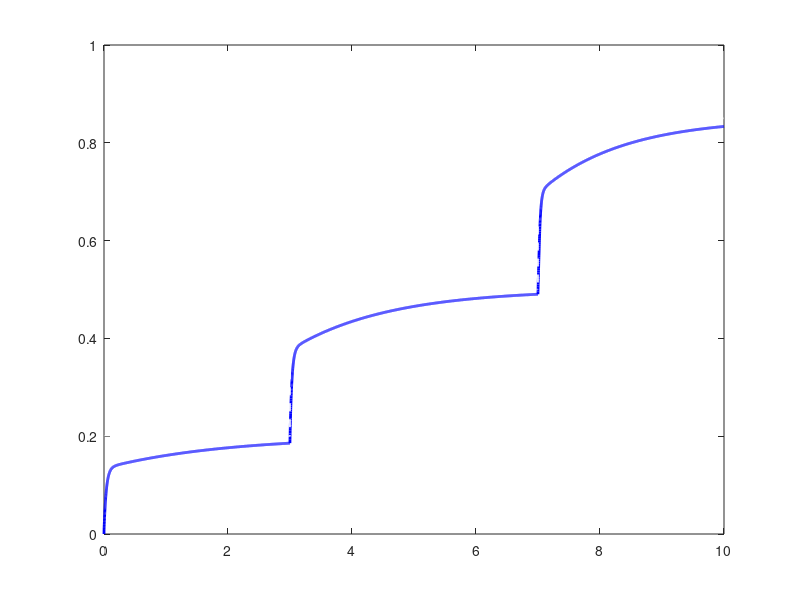

This chart was generated by the following MATLAB code: (Note: this script raises an error after producing the figure.)

%% Plant — K = 1 , tau = 0.1 
K   = 1;
tau = 0.1;
G   = tf(K, [tau 1]);

%% PID Gains per Zone — re-tuned for tau = 0.1

% Zone 1 : throttle < 0.3  (low speed)
% Zone 2 : throttle < 0.7  (mid speed)
% Zone 3 : throttle >= 0.7 (high speed)

Zone(1).Kp = 2.;  Zone(1).Ki = 1.5;  Zone(1).Kd = 0.01;
Zone(2).Kp = 3.0;  Zone(2).Ki = 2.5;  Zone(2).Kd = 0.02;
Zone(3).Kp = 4.5;  Zone(3).Ki = 4;  Zone(3).Kd = 0.03;

fprintf('  1  | < 0.30         |  %.2f   %.2f   %.3f\n', Zone(1).Kp, Zone(1).Ki, Zone(1).Kd);
fprintf('  2  | 0.30 – 0.70    |  %.2f   %.2f   %.3f\n', Zone(2).Kp, Zone(2).Ki, Zone(2).Kd);
fprintf('  3  | >= 0.70        |  %.2f   %.2f   %.3f\n', Zone(3).Kp, Zone(3).Ki, Zone(3).Kd);

%% Time settings
% tau=0.1 plant settles ~5*tau = 0.5s per zone, so t_end=10s gives
% enough room for all three zones to fully settle
dt = 0.001;
t  = 0:dt:10;

%% Throttle profile (step sequence)
throttle = zeros(size(t));
throttle(t < 3)              = 0.2;    % Zone 1
throttle(t >= 3 & t < 7)    = 0.5;    % Zone 2
throttle(t >= 7)             = 0.85;   % Zone 3

%% Initialize variables
y        = zeros(size(t));
e_prev   = 0;
integral = 0;
zone_log = zeros(size(t));
z_prev   = 1;

%% Simulation loop
for i = 2:length(t)

    % Current error
    e = throttle(i) - y(i-1);

    % -------- Gain Selection (ZONE SWITCHING) --------
    if throttle(i) < 0.3
        z = 1;
    elseif throttle(i) < 0.7
        z = 2;
    else
        z = 3;
    end

    % Reset integrator on zone switch to prevent wind-up carry-over
    if z ~= z_prev
        integral = 0;
    end
    z_prev = z;

    Kp = Zone(z).Kp;
    Ki = Zone(z).Ki;
    Kd = Zone(z).Kd;
    zone_log(i) = z;

    % -------- PID Control --------
    integral   = integral + e * dt;
    derivative = (e - e_prev) / dt;
    u_control  = Kp*e + Ki*integral + Kd*derivative;

    % Anti-windup : clamp to [0, 1] matching setpoint scale
    u_control  = max(0, min(1, u_control));

    % -------- Plant update (First-order Euler) --------
    y(i) = y(i-1) + dt * ((-y(i-1) + K*u_control) / tau);

    e_prev = e;
end

%% Plot
figure;

% Plot 1 : Motor response vs setpoint
plot(t, y,'b',  'LineWidth', 2);
hold on;
plot(t, throttle, 'w--','LineWidth', 1.2);
xline(3, '--r', 'Zone 1 \rightarrow 2', 'LabelVerticalAlignment', 'bottom');
xline(7, '--r', 'Zone 2 \rightarrow 3', 'LabelVerticalAlignment', 'bottom');
hold off;
grid on;
ylim([0 1.2]);
title('Gain-Scheduled Motor Response  (tau = 0.1)');
xlabel('Time (s)');
ylabel('Motor Speed (normalised)');
legend('Output', 'Setpoint', 'Location', 'southeast');
